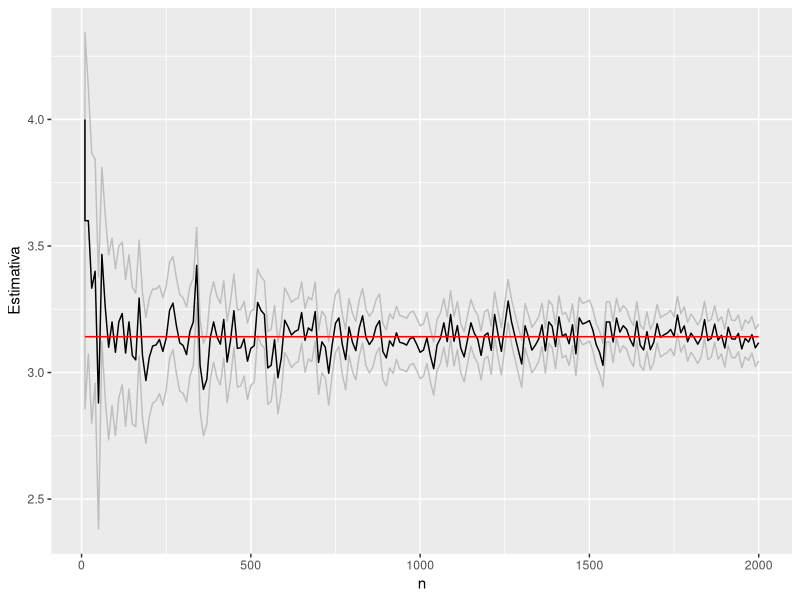

The R script that drew this image:
### Homework 1 - Using rain to estimate pi ###
# Monte Carlo Methods - EMAp
# Raul Guarini

sample_size <- seq(from = 0, to = 2000, by = 10)
sample_size[1] = 10

estimates <- numeric(length(sample_size))
upper_bound <- numeric(length(sample_size))
lower_bound <- numeric(length(sample_size))

i <- 1

for (n in sample_size) {
  # make it rain
  x_coord <- runif(n, min = -1, max = 1)
  y_coord <- runif(n, min = -1, max = 1)
  test <- x_coord^2 + y_coord^2 < 1     # TRUE means inside the circle
  
  # couting raindrops
  pi_hat <- 4*sum(test)/n
  estimates[i] <- pi_hat
  upper_bound[i] <- pi_hat + 1.96*sqrt(pi_hat*(4 - pi_hat)/n) 
  lower_bound[i] <- pi_hat - 1.96*sqrt(pi_hat*(4 - pi_hat)/n) 
  i <- i + 1
}

# Plotting results
library(ggplot2)
graphics.off()

df <- data.frame(sample_size, estimates, upper_bound, lower_bound)

graph <- ggplot(data = df, aes(x = sample_size)) +
         geom_line(aes(y = upper_bound), colour = "gray") + 
         geom_line(aes(y = lower_bound), colour = "gray") +
         geom_line(aes(y = estimates)) +
         geom_line(aes(y = pi), colour = "red") + 
         xlab("n") + ylab("Estimativa")

print(graph)

